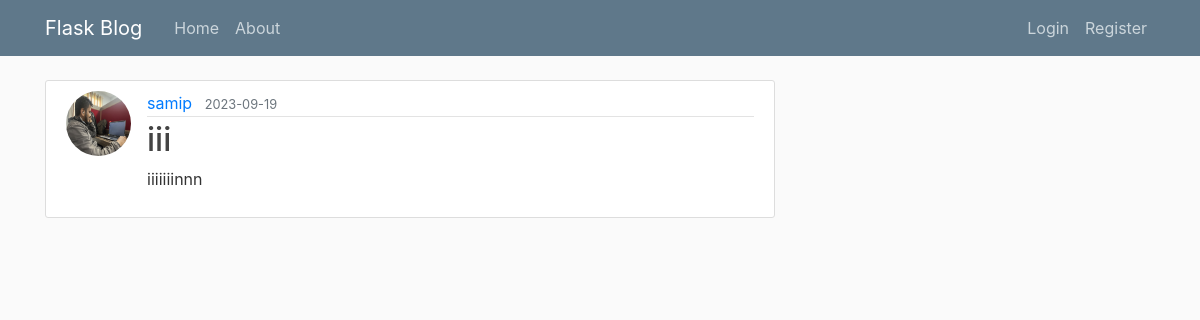
The app's page /post/4 with its own data.
### flaskblog/models.py (models this page shows, shortened)
class User(db.Model, UserMixin):
    id = db.Column(db.Integer, primary_key=True)
    username = db.Column(db.String(20), unique=True, nullable=False)
    email = db.Column(db.String(120), unique=True, nullable=False)
    image_file = db.Column(db.String(20), nullable=False,
                           default='default.jpg')
    password = db.Column(db.String(60), nullable=False)
    posts = db.relationship('Post', backref='author', lazy=True)
    is_admin = db.Column(db.Boolean, default=False)
    category_permission = db.relationship(
        'CategoryPermission', backref='user', lazy=True)

class Post(db.Model):
    id = db.Column(db.Integer, primary_key=True)
    title = db.Column(db.String(100), nullable=False)
    date_posted = db.Column(db.DateTime, nullable=False,
                            default=datetime.utcnow)
    content = db.Column(db.Text, nullable=False)
    is_published = db.Column(db.Boolean, default=False)
    user_id = db.Column(db.Integer, db.ForeignKey('user.id'), nullable=False)
    category_id = db.Column(db.Integer, db.ForeignKey(
        'category.id'), nullable=False)
    category = db.relationship('Category',backref='post')
    user = db.relationship('User',backref='post')
    image = db.relationship('Image', backref='post', lazy=True)

### flaskblog/routes.py (the view)
@app.route("/post/<int:post_id>")
def post(post_id):
    post = Post.query.get_or_404(post_id)
    return render_template('post.html', title=post.title, post=post)

### flaskblog/templates/post.html (shortened to what this page needs)
{% extends "layout.html" %}
{% block content %}
  <article class="media content-section">
    <img class="rounded-circle article-img" src="{{ url_for('static', filename='profile_pics/' + post.author.image_file) }}">
    <div class="media-body">
      <div class="article-metadata">
        <a class="mr-2" href="#">{{ post.author.username }}</a>
        <small class="text-muted">{{ post.date_posted.strftime('%Y-%m-%d') }}</small>
      </div>
      <h2 class="article-title">{{ post.title }}</h2>
      <p class="article-content">{{ post.content|safe }}</p>
    </div>
  </article>
{% endblock content %}

### flaskblog/static/main.css (style rules this page uses)
body { background: #fafafa; color: #333333; margin-top: 5rem; }
h1, h2, h3, h4, h5, h6 { color: #444444; }
.content-section { background: #ffffff; padding: 10px 20px; border: 1px solid #dddddd; border-radius: 3px; margin-bottom: 20px; }
.article-title { color: #444444; }
.article-content { white-space: pre-line; }
.article-img { height: 65px; width: 65px; margin-right: 16px; }
.article-metadata { padding-bottom: 1px; margin-bottom: 4px; border-bottom: 1px solid #e3e3e3 }

### records on screen
User: image_file (placeholder picture), author.username "samip"
Post: date_posted "2023-09-19", title "iii", content "iiiiiiinnn"
